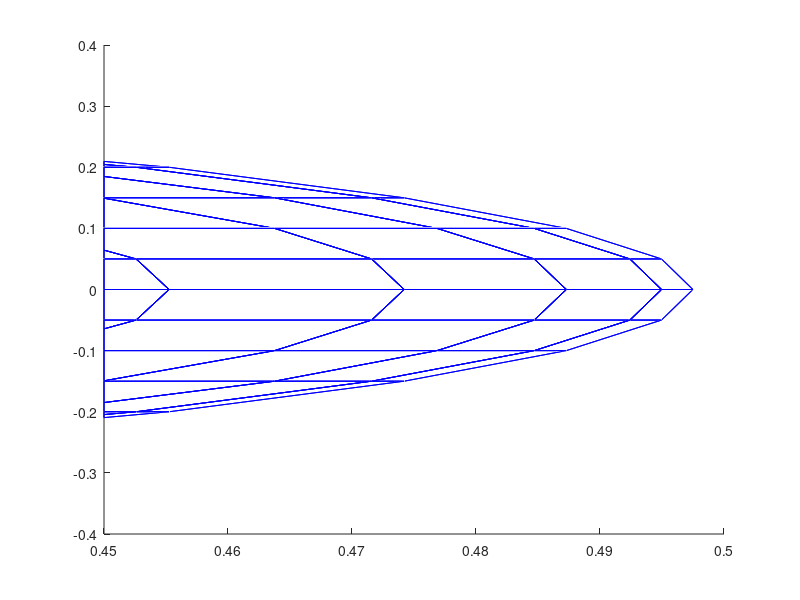

Here is the MATLAB script that generated this plot:
 %----- PLIC for cell       18219  defined by points: 
 Interface=[
  0.450000000000000      -0.200000000000000      -6.438247119707088E-002
  0.450000000000000      -0.204627868408133      -5.000000000000004E-002
  0.452590287367370      -0.200000000000000      -5.000000000000004E-002
  0.450000000000000      -0.200000000000000      -6.438247119707088E-002
 ]
 line(Interface(:,1),Interface(:,2),Interface(:,3),'color','b')
 %----- PLIC for cell       18220  defined by points: 
 Interface=[
  0.450000000000000      -0.204627868408133      -5.000000000000004E-002
  0.450000000000000      -0.209594038886614       0.000000000000000E+000
  0.455245452360043      -0.200000000000000       0.000000000000000E+000
  0.452590287367370      -0.200000000000000      -5.000000000000004E-002
  0.450000000000000      -0.204627868408133      -5.000000000000004E-002
 ]
 line(Interface(:,1),Interface(:,2),Interface(:,3),'color','b')
 %----- PLIC for cell       18221  defined by points: 
 Interface=[
  0.450000000000000      -0.209594038886614       0.000000000000000E+000
  0.450000000000000      -0.204627868408133       5.000000000000004E-002
  0.452590287367371      -0.200000000000000       5.000000000000004E-002
  0.455245452360043      -0.200000000000000       0.000000000000000E+000
  0.450000000000000      -0.209594038886614       0.000000000000000E+000
 ]
 line(Interface(:,1),Interface(:,2),Interface(:,3),'color','b')
 %----- PLIC for cell       18222  defined by points: 
 Interface=[
  0.450000000000000      -0.204627868408133       5.000000000000004E-002
  0.450000000000000      -0.200000000000000       6.438247119707119E-002
  0.452590287367371      -0.200000000000000       5.000000000000004E-002
  0.450000000000000      -0.204627868408133       5.000000000000004E-002
 ]
 line(Interface(:,1),Interface(:,2),Interface(:,3),'color','b')
 %----- PLIC for cell       18258  defined by points: 
 Interface=[
  0.450000000000000      -0.150000000000000      -0.149373370387785     
  0.450000000000000      -0.184950369597684      -0.100000000000000     
  0.463760521238391      -0.150000000000000      -0.100000000000000     
  0.450000000000000      -0.150000000000000      -0.149373370387785     
 ]
 line(Interface(:,1),Interface(:,2),Interface(:,3),'color','b')
 %----- PLIC for cell       18259  defined by points: 
 Interface=[
  0.450000000000000      -0.184950369597684      -0.100000000000000     
  0.450000000000000      -0.200000000000000      -6.438247119707088E-002
  0.452590287367370      -0.200000000000000      -5.000000000000004E-002
  0.471583275422333      -0.150000000000000      -5.000000000000004E-002
  0.463760521238391      -0.150000000000000      -0.100000000000000     
  0.450000000000000      -0.184950369597684      -0.100000000000000     
 ]
 line(Interface(:,1),Interface(:,2),Interface(:,3),'color','b')
 %----- PLIC for cell       18260  defined by points: 
 Interface=[
  0.452590287367370      -0.200000000000000      -5.000000000000004E-002
  0.455245452360043      -0.200000000000000       0.000000000000000E+000
  0.474204926714668      -0.150000000000000       0.000000000000000E+000
  0.471583275422333      -0.150000000000000      -5.000000000000004E-002
  0.452590287367370      -0.200000000000000      -5.000000000000004E-002
 ]
 line(Interface(:,1),Interface(:,2),Interface(:,3),'color','b')
 %----- PLIC for cell       18261  defined by points: 
 Interface=[
  0.455245452360043      -0.200000000000000       0.000000000000000E+000
  0.452590287367371      -0.200000000000000       5.000000000000004E-002
  0.471583275422333      -0.150000000000000       5.000000000000004E-002
  0.474204926714668      -0.150000000000000       0.000000000000000E+000
  0.455245452360043      -0.200000000000000       0.000000000000000E+000
 ]
 line(Interface(:,1),Interface(:,2),Interface(:,3),'color','b')
 %----- PLIC for cell       18262  defined by points: 
 Interface=[
  0.450000000000000      -0.200000000000000       6.438247119707119E-002
  0.450000000000000      -0.184950369597685       0.100000000000000     
  0.463760521238391      -0.150000000000000       0.100000000000000     
  0.471583275422333      -0.150000000000000       5.000000000000004E-002
  0.452590287367371      -0.200000000000000       5.000000000000004E-002
  0.450000000000000      -0.200000000000000       6.438247119707119E-002
 ]
 line(Interface(:,1),Interface(:,2),Interface(:,3),'color','b')
 %----- PLIC for cell       18263  defined by points: 
 Interface=[
  0.450000000000000      -0.184950369597685       0.100000000000000     
  0.450000000000000      -0.150000000000000       0.149373370387785     
  0.463760521238391      -0.150000000000000       0.100000000000000     
  0.450000000000000      -0.184950369597685       0.100000000000000     
 ]
 line(Interface(:,1),Interface(:,2),Interface(:,3),'color','b')
 %----- PLIC for cell       18297  defined by points: 
 Interface=[
  0.450000000000000      -0.100000000000000      -0.184950369597684     
  0.450000000000000      -0.149373370387785      -0.150000000000000     
  0.463760521238391      -0.100000000000000      -0.150000000000000     
  0.450000000000000      -0.100000000000000      -0.184950369597684     
 ]
 line(Interface(:,1),Interface(:,2),Interface(:,3),'color','b')
 %----- PLIC for cell       18298  defined by points: 
 Interface=[
  0.450000000000000      -0.149373370387785      -0.150000000000000     
  0.450000000000000      -0.150000000000000      -0.149373370387785     
  0.463760521238391      -0.150000000000000      -0.100000000000000     
  0.476849661918288      -0.100000000000000      -0.100000000000000     
  0.463760521238391      -0.100000000000000      -0.150000000000000     
  0.450000000000000      -0.149373370387785      -0.150000000000000     
 ]
 line(Interface(:,1),Interface(:,2),Interface(:,3),'color','b')
 %----- PLIC for cell       18299  defined by points: 
 Interface=[
  0.463760521238391      -0.150000000000000      -0.100000000000000     
  0.471583275422333      -0.150000000000000      -5.000000000000004E-002
  0.484695365725372      -0.100000000000000      -5.000000000000004E-002
  0.476849661918288      -0.100000000000000      -0.100000000000000     
  0.463760521238391      -0.150000000000000      -0.100000000000000     
 ]
 line(Interface(:,1),Interface(:,2),Interface(:,3),'color','b')
 %----- PLIC for cell       18300  defined by points: 
 Interface=[
  0.471583275422333      -0.150000000000000      -5.000000000000004E-002
  0.474204926714668      -0.150000000000000       0.000000000000000E+000
  0.487281880838974      -0.100000000000000       0.000000000000000E+000
  0.484695365725372      -0.100000000000000      -5.000000000000004E-002
  0.471583275422333      -0.150000000000000      -5.000000000000004E-002
 ]
 line(Interface(:,1),Interface(:,2),Interface(:,3),'color','b')
 %----- PLIC for cell       18301  defined by points: 
 Interface=[
  0.474204926714668      -0.150000000000000       0.000000000000000E+000
  0.471583275422333      -0.150000000000000       5.000000000000004E-002
  0.484695365725372      -0.100000000000000       5.000000000000004E-002
  0.487281880838974      -0.100000000000000       0.000000000000000E+000
  0.474204926714668      -0.150000000000000       0.000000000000000E+000
 ]
 line(Interface(:,1),Interface(:,2),Interface(:,3),'color','b')
 %----- PLIC for cell       18302  defined by points: 
 Interface=[
  0.471583275422333      -0.150000000000000       5.000000000000004E-002
  0.463760521238391      -0.150000000000000       0.100000000000000     
  0.476849661918288      -0.100000000000000       0.100000000000000     
  0.484695365725372      -0.100000000000000       5.000000000000004E-002
  0.471583275422333      -0.150000000000000       5.000000000000004E-002
 ]
 line(Interface(:,1),Interface(:,2),Interface(:,3),'color','b')
 %----- PLIC for cell       18303  defined by points: 
 Interface=[
  0.450000000000000      -0.150000000000000       0.149373370387785     
  0.450000000000000      -0.149373370387785       0.150000000000000     
  0.463760521238391      -0.100000000000000       0.150000000000000     
  0.476849661918288      -0.100000000000000       0.100000000000000     
  0.463760521238391      -0.150000000000000       0.100000000000000     
  0.450000000000000      -0.150000000000000       0.149373370387785     
 ]
 line(Interface(:,1),Interface(:,2),Interface(:,3),'color','b')
 %----- PLIC for cell       18304  defined by points: 
 Interface=[
  0.450000000000000      -0.149373370387785       0.150000000000000     
  0.450000000000000      -0.100000000000000       0.184950369597685     
  0.463760521238391      -0.100000000000000       0.150000000000000     
  0.450000000000000      -0.149373370387785       0.150000000000000     
 ]
 line(Interface(:,1),Interface(:,2),Interface(:,3),'color','b')
 %----- PLIC for cell       18336  defined by points: 
 Interface=[
  0.450000000000000      -5.000000000000004E-002 -0.204627868408133     
  0.450000000000000      -6.438247119707102E-002 -0.200000000000000     
  0.452590287367371      -5.000000000000004E-002 -0.200000000000000     
  0.450000000000000      -5.000000000000004E-002 -0.204627868408133     
 ]
 line(Interface(:,1),Interface(:,2),Interface(:,3),'color','b')
 %----- PLIC for cell       18337  defined by points: 
 Interface=[
  0.450000000000000      -6.438247119707102E-002 -0.200000000000000     
  0.450000000000000      -0.100000000000000      -0.184950369597684     
  0.463760521238391      -0.100000000000000      -0.150000000000000     
  0.471583275422333      -5.000000000000004E-002 -0.150000000000000     
  0.452590287367371      -5.000000000000004E-002 -0.200000000000000     
  0.450000000000000      -6.438247119707102E-002 -0.200000000000000     
 ]
 line(Interface(:,1),Interface(:,2),Interface(:,3),'color','b')
 %----- PLIC for cell       18338  defined by points: 
 Interface=[
  0.463760521238391      -0.100000000000000      -0.150000000000000     
  0.476849661918288      -0.100000000000000      -0.100000000000000     
  0.484695365725372      -5.000000000000004E-002 -0.100000000000000     
  0.471583275422333      -5.000000000000004E-002 -0.150000000000000     
  0.463760521238391      -0.100000000000000      -0.150000000000000     
 ]
 line(Interface(:,1),Interface(:,2),Interface(:,3),'color','b')
 %----- PLIC for cell       18339  defined by points: 
 Interface=[
  0.476849661918288      -0.100000000000000      -0.100000000000000     
  0.484695365725372      -0.100000000000000      -5.000000000000004E-002
  0.492413236246369      -5.000000000000004E-002 -5.000000000000004E-002
  0.484695365725372      -5.000000000000004E-002 -0.100000000000000     
  0.476849661918288      -0.100000000000000      -0.100000000000000     
 ]
 line(Interface(:,1),Interface(:,2),Interface(:,3),'color','b')
 %----- PLIC for cell       18340  defined by points: 
 Interface=[
  0.484695365725372      -0.100000000000000      -5.000000000000004E-002
  0.487281880838974      -0.100000000000000       0.000000000000000E+000
  0.494958539389773      -5.000000000000004E-002  0.000000000000000E+000
  0.492413236246369      -5.000000000000004E-002 -5.000000000000004E-002
  0.484695365725372      -0.100000000000000      -5.000000000000004E-002
 ]
 line(Interface(:,1),Interface(:,2),Interface(:,3),'color','b')
 %----- PLIC for cell       18341  defined by points: 
 Interface=[
  0.487281880838974      -0.100000000000000       0.000000000000000E+000
  0.484695365725372      -0.100000000000000       5.000000000000004E-002
  0.492413236246369      -5.000000000000004E-002  5.000000000000004E-002
  0.494958539389773      -5.000000000000004E-002  0.000000000000000E+000
  0.487281880838974      -0.100000000000000       0.000000000000000E+000
 ]
 line(Interface(:,1),Interface(:,2),Interface(:,3),'color','b')
 %----- PLIC for cell       18342  defined by points: 
 Interface=[
  0.484695365725372      -0.100000000000000       5.000000000000004E-002
  0.476849661918288      -0.100000000000000       0.100000000000000     
  0.484695365725372      -5.000000000000004E-002  0.100000000000000     
  0.492413236246369      -5.000000000000004E-002  5.000000000000004E-002
  0.484695365725372      -0.100000000000000       5.000000000000004E-002
 ]
 line(Interface(:,1),Interface(:,2),Interface(:,3),'color','b')
 %----- PLIC for cell       18343  defined by points: 
 Interface=[
  0.476849661918288      -0.100000000000000       0.100000000000000     
  0.463760521238391      -0.100000000000000       0.150000000000000     
  0.471583275422333      -5.000000000000004E-002  0.150000000000000     
  0.484695365725372      -5.000000000000004E-002  0.100000000000000     
  0.476849661918288      -0.100000000000000       0.100000000000000     
 ]
 line(Interface(:,1),Interface(:,2),Interface(:,3),'color','b')
 %----- PLIC for cell       18344  defined by points: 
 Interface=[
  0.450000000000000      -0.100000000000000       0.184950369597685     
  0.450000000000000      -6.438247119707130E-002  0.200000000000000     
  0.452590287367371      -5.000000000000004E-002  0.200000000000000     
  0.471583275422333      -5.000000000000004E-002  0.150000000000000     
  0.463760521238391      -0.100000000000000       0.150000000000000     
  0.450000000000000      -0.100000000000000       0.184950369597685     
 ]
 line(Interface(:,1),Interface(:,2),Interface(:,3),'color','b')
 %----- PLIC for cell       18345  defined by points: 
 Interface=[
  0.450000000000000      -6.438247119707130E-002  0.200000000000000     
  0.450000000000000      -5.000000000000004E-002  0.204627868408133     
  0.452590287367371      -5.000000000000004E-002  0.200000000000000     
  0.450000000000000      -6.438247119707130E-002  0.200000000000000     
 ]
 line(Interface(:,1),Interface(:,2),Interface(:,3),'color','b')
 %----- PLIC for cell       18376  defined by points: 
 Interface=[
  0.450000000000000       0.000000000000000E+000 -0.209594038886614     
  0.450000000000000      -5.000000000000004E-002 -0.204627868408133     
  0.452590287367371      -5.000000000000004E-002 -0.200000000000000     
  0.455245452360043       0.000000000000000E+000 -0.200000000000000     
  0.450000000000000       0.000000000000000E+000 -0.209594038886614     
 ]
 line(Interface(:,1),Interface(:,2),Interface(:,3),'color','b')
 %----- PLIC for cell       18377  defined by points: 
 Interface=[
  0.452590287367371      -5.000000000000004E-002 -0.200000000000000     
  0.471583275422333      -5.000000000000004E-002 -0.150000000000000     
  0.474204926714668       0.000000000000000E+000 -0.150000000000000     
  0.455245452360043       0.000000000000000E+000 -0.200000000000000     
  0.452590287367371      -5.000000000000004E-002 -0.200000000000000     
 ]
 line(Interface(:,1),Interface(:,2),Interface(:,3),'color','b')
 %----- PLIC for cell       18378  defined by points: 
 Interface=[
  0.471583275422333      -5.000000000000004E-002 -0.150000000000000     
  0.484695365725372      -5.000000000000004E-002 -0.100000000000000     
  0.487281880838974       0.000000000000000E+000 -0.100000000000000     
  0.474204926714668       0.000000000000000E+000 -0.150000000000000     
  0.471583275422333      -5.000000000000004E-002 -0.150000000000000     
 ]
 line(Interface(:,1),Interface(:,2),Interface(:,3),'color','b')
 %----- PLIC for cell       18379  defined by points: 
 Interface=[
  0.484695365725372      -5.000000000000004E-002 -0.100000000000000     
  0.492413236246369      -5.000000000000004E-002 -5.000000000000004E-002
  0.494958539389773       0.000000000000000E+000 -5.000000000000004E-002
  0.487281880838974       0.000000000000000E+000 -0.100000000000000     
  0.484695365725372      -5.000000000000004E-002 -0.100000000000000     
 ]
 line(Interface(:,1),Interface(:,2),Interface(:,3),'color','b')
 %----- PLIC for cell       18380  defined by points: 
 Interface=[
  0.492413236246369      -5.000000000000004E-002 -5.000000000000004E-002
  0.494958539389773      -5.000000000000004E-002  0.000000000000000E+000
  0.497490545984301       0.000000000000000E+000  0.000000000000000E+000
  0.494958539389773       0.000000000000000E+000 -5.000000000000004E-002
  0.492413236246369      -5.000000000000004E-002 -5.000000000000004E-002
 ]
 line(Interface(:,1),Interface(:,2),Interface(:,3),'color','b')
 %----- PLIC for cell       18381  defined by points: 
 Interface=[
  0.494958539389773      -5.000000000000004E-002  0.000000000000000E+000
  0.492413236246369      -5.000000000000004E-002  5.000000000000004E-002
  0.494958539389773       0.000000000000000E+000  5.000000000000004E-002
  0.497490545984301       0.000000000000000E+000  0.000000000000000E+000
  0.494958539389773      -5.000000000000004E-002  0.000000000000000E+000
 ]
 line(Interface(:,1),Interface(:,2),Interface(:,3),'color','b')
 %----- PLIC for cell       18382  defined by points: 
 Interface=[
  0.492413236246369      -5.000000000000004E-002  5.000000000000004E-002
  0.484695365725372      -5.000000000000004E-002  0.100000000000000     
  0.487281880838974       0.000000000000000E+000  0.100000000000000     
  0.494958539389773       0.000000000000000E+000  5.000000000000004E-002
  0.492413236246369      -5.000000000000004E-002  5.000000000000004E-002
 ]
 line(Interface(:,1),Interface(:,2),Interface(:,3),'color','b')
 %----- PLIC for cell       18383  defined by points: 
 Interface=[
  0.484695365725372      -5.000000000000004E-002  0.100000000000000     
  0.471583275422333      -5.000000000000004E-002  0.150000000000000     
  0.474204926714668       0.000000000000000E+000  0.150000000000000     
  0.487281880838974       0.000000000000000E+000  0.100000000000000     
  0.484695365725372      -5.000000000000004E-002  0.100000000000000     
 ]
 line(Interface(:,1),Interface(:,2),Interface(:,3),'color','b')
 %----- PLIC for cell       18384  defined by points: 
 Interface=[
  0.471583275422333      -5.000000000000004E-002  0.150000000000000     
  0.452590287367371      -5.000000000000004E-002  0.200000000000000     
  0.455245452360043       0.000000000000000E+000  0.200000000000000     
  0.474204926714668       0.000000000000000E+000  0.150000000000000     
  0.471583275422333      -5.000000000000004E-002  0.150000000000000     
 ]
 line(Interface(:,1),Interface(:,2),Interface(:,3),'color','b')
 %----- PLIC for cell       18385  defined by points: 
 Interface=[
  0.450000000000000      -5.000000000000004E-002  0.204627868408133     
  0.450000000000000       0.000000000000000E+000  0.209594038886614     
  0.455245452360043       0.000000000000000E+000  0.200000000000000     
  0.452590287367371      -5.000000000000004E-002  0.200000000000000     
  0.450000000000000      -5.000000000000004E-002  0.204627868408133     
 ]
 line(Interface(:,1),Interface(:,2),Interface(:,3),'color','b')
 %----- PLIC for cell       18416  defined by points: 
 Interface=[
  0.450000000000000       5.000000000000004E-002 -0.204627868408133     
  0.450000000000000       0.000000000000000E+000 -0.209594038886614     
  0.455245452360043       0.000000000000000E+000 -0.200000000000000     
  0.452590287367371       5.000000000000004E-002 -0.200000000000000     
  0.450000000000000       5.000000000000004E-002 -0.204627868408133     
 ]
 line(Interface(:,1),Interface(:,2),Interface(:,3),'color','b')
 %----- PLIC for cell       18417  defined by points: 
 Interface=[
  0.455245452360043       0.000000000000000E+000 -0.200000000000000     
  0.474204926714668       0.000000000000000E+000 -0.150000000000000     
  0.471583275422333       5.000000000000004E-002 -0.150000000000000     
  0.452590287367371       5.000000000000004E-002 -0.200000000000000     
  0.455245452360043       0.000000000000000E+000 -0.200000000000000     
 ]
 line(Interface(:,1),Interface(:,2),Interface(:,3),'color','b')
 %----- PLIC for cell       18418  defined by points: 
 Interface=[
  0.474204926714668       0.000000000000000E+000 -0.150000000000000     
  0.487281880838974       0.000000000000000E+000 -0.100000000000000     
  0.484695365725372       5.000000000000004E-002 -0.100000000000000     
  0.471583275422333       5.000000000000004E-002 -0.150000000000000     
  0.474204926714668       0.000000000000000E+000 -0.150000000000000     
 ]
 line(Interface(:,1),Interface(:,2),Interface(:,3),'color','b')
 %----- PLIC for cell       18419  defined by points: 
 Interface=[
  0.487281880838974       0.000000000000000E+000 -0.100000000000000     
  0.494958539389773       0.000000000000000E+000 -5.000000000000004E-002
  0.492413236246369       5.000000000000004E-002 -5.000000000000004E-002
  0.484695365725372       5.000000000000004E-002 -0.100000000000000     
  0.487281880838974       0.000000000000000E+000 -0.100000000000000     
 ]
 line(Interface(:,1),Interface(:,2),Interface(:,3),'color','b')
 %----- PLIC for cell       18420  defined by points: 
 Interface=[
  0.494958539389773       0.000000000000000E+000 -5.000000000000004E-002
  0.497490545984301       0.000000000000000E+000  0.000000000000000E+000
  0.494958539389773       5.000000000000004E-002  0.000000000000000E+000
  0.492413236246369       5.000000000000004E-002 -5.000000000000004E-002
  0.494958539389773       0.000000000000000E+000 -5.000000000000004E-002
 ]
 line(Interface(:,1),Interface(:,2),Interface(:,3),'color','b')
 %----- PLIC for cell       18421  defined by points: 
 Interface=[
  0.497490545984301       0.000000000000000E+000  0.000000000000000E+000
  0.494958539389773       0.000000000000000E+000  5.000000000000004E-002
  0.492413236246369       5.000000000000004E-002  5.000000000000004E-002
  0.494958539389773       5.000000000000004E-002  0.000000000000000E+000
  0.497490545984301       0.000000000000000E+000  0.000000000000000E+000
 ]
 line(Interface(:,1),Interface(:,2),Interface(:,3),'color','b')
 %----- PLIC for cell       18422  defined by points: 
 Interface=[
  0.494958539389773       0.000000000000000E+000  5.000000000000004E-002
  0.487281880838974       0.000000000000000E+000  0.100000000000000     
  0.484695365725372       5.000000000000004E-002  0.100000000000000     
  0.492413236246369       5.000000000000004E-002  5.000000000000004E-002
  0.494958539389773       0.000000000000000E+000  5.000000000000004E-002
 ]
 line(Interface(:,1),Interface(:,2),Interface(:,3),'color','b')
 %----- PLIC for cell       18423  defined by points: 
 Interface=[
  0.487281880838974       0.000000000000000E+000  0.100000000000000     
  0.474204926714668       0.000000000000000E+000  0.150000000000000     
  0.471583275422333       5.000000000000004E-002  0.150000000000000     
  0.484695365725372       5.000000000000004E-002  0.100000000000000     
  0.487281880838974       0.000000000000000E+000  0.100000000000000     
 ]
 line(Interface(:,1),Interface(:,2),Interface(:,3),'color','b')
 %----- PLIC for cell       18424  defined by points: 
 Interface=[
  0.474204926714668       0.000000000000000E+000  0.150000000000000     
  0.455245452360043       0.000000000000000E+000  0.200000000000000     
  0.452590287367370       5.000000000000004E-002  0.200000000000000     
  0.471583275422333       5.000000000000004E-002  0.150000000000000     
  0.474204926714668       0.000000000000000E+000  0.150000000000000     
 ]
 line(Interface(:,1),Interface(:,2),Interface(:,3),'color','b')
 %----- PLIC for cell       18425  defined by points: 
 Interface=[
  0.450000000000000       0.000000000000000E+000  0.209594038886614     
  0.450000000000000       5.000000000000004E-002  0.204627868408133     
  0.452590287367370       5.000000000000004E-002  0.200000000000000     
  0.455245452360043       0.000000000000000E+000  0.200000000000000     
  0.450000000000000       0.000000000000000E+000  0.209594038886614     
 ]
 line(Interface(:,1),Interface(:,2),Interface(:,3),'color','b')
 %----- PLIC for cell       18456  defined by points: 
 Interface=[
  0.450000000000000       6.438247119707116E-002 -0.200000000000000     
  0.450000000000000       5.000000000000004E-002 -0.204627868408133     
  0.452590287367371       5.000000000000004E-002 -0.200000000000000     
  0.450000000000000       6.438247119707116E-002 -0.200000000000000     
 ]
 line(Interface(:,1),Interface(:,2),Interface(:,3),'color','b')
 %----- PLIC for cell       18457  defined by points: 
 Interface=[
  0.450000000000000       0.100000000000000      -0.184950369597685     
  0.450000000000000       6.438247119707116E-002 -0.200000000000000     
  0.452590287367371       5.000000000000004E-002 -0.200000000000000     
  0.471583275422333       5.000000000000004E-002 -0.150000000000000     
  0.463760521238391       0.100000000000000      -0.150000000000000     
  0.450000000000000       0.100000000000000      -0.184950369597685     
 ]
 line(Interface(:,1),Interface(:,2),Interface(:,3),'color','b')
 %----- PLIC for cell       18458  defined by points: 
 Interface=[
  0.471583275422333       5.000000000000004E-002 -0.150000000000000     
  0.484695365725372       5.000000000000004E-002 -0.100000000000000     
  0.476849661918288       0.100000000000000      -0.100000000000000     
  0.463760521238391       0.100000000000000      -0.150000000000000     
  0.471583275422333       5.000000000000004E-002 -0.150000000000000     
 ]
 line(Interface(:,1),Interface(:,2),Interface(:,3),'color','b')
 %----- PLIC for cell       18459  defined by points: 
 Interface=[
  0.484695365725372       5.000000000000004E-002 -0.100000000000000     
  0.492413236246369       5.000000000000004E-002 -5.000000000000004E-002
  0.484695365725372       0.100000000000000      -5.000000000000004E-002
  0.476849661918288       0.100000000000000      -0.100000000000000     
  0.484695365725372       5.000000000000004E-002 -0.100000000000000     
 ]
 line(Interface(:,1),Interface(:,2),Interface(:,3),'color','b')
 %----- PLIC for cell       18460  defined by points: 
 Interface=[
  0.492413236246369       5.000000000000004E-002 -5.000000000000004E-002
  0.494958539389773       5.000000000000004E-002  0.000000000000000E+000
  0.487281880838974       0.100000000000000       0.000000000000000E+000
  0.484695365725372       0.100000000000000      -5.000000000000004E-002
  0.492413236246369       5.000000000000004E-002 -5.000000000000004E-002
 ]
 line(Interface(:,1),Interface(:,2),Interface(:,3),'color','b')
 %----- PLIC for cell       18461  defined by points: 
 Interface=[
  0.494958539389773       5.000000000000004E-002  0.000000000000000E+000
  0.492413236246369       5.000000000000004E-002  5.000000000000004E-002
  0.484695365725372       0.100000000000000       5.000000000000004E-002
  0.487281880838974       0.100000000000000       0.000000000000000E+000
  0.494958539389773       5.000000000000004E-002  0.000000000000000E+000
 ]
 line(Interface(:,1),Interface(:,2),Interface(:,3),'color','b')
 %----- PLIC for cell       18462  defined by points: 
 Interface=[
  0.492413236246369       5.000000000000004E-002  5.000000000000004E-002
  0.484695365725372       5.000000000000004E-002  0.100000000000000     
  0.476849661918288       0.100000000000000       0.100000000000000     
  0.484695365725372       0.100000000000000       5.000000000000004E-002
  0.492413236246369       5.000000000000004E-002  5.000000000000004E-002
 ]
 line(Interface(:,1),Interface(:,2),Interface(:,3),'color','b')
 %----- PLIC for cell       18463  defined by points: 
 Interface=[
  0.484695365725372       5.000000000000004E-002  0.100000000000000     
  0.471583275422333       5.000000000000004E-002  0.150000000000000     
  0.463760521238391       0.100000000000000       0.150000000000000     
  0.476849661918288       0.100000000000000       0.100000000000000     
  0.484695365725372       5.000000000000004E-002  0.100000000000000     
 ]
 line(Interface(:,1),Interface(:,2),Interface(:,3),'color','b')
 %----- PLIC for cell       18464  defined by points: 
 Interface=[
  0.450000000000000       6.438247119707116E-002  0.200000000000000     
  0.450000000000000       0.100000000000000       0.184950369597685     
  0.463760521238391       0.100000000000000       0.150000000000000     
  0.471583275422333       5.000000000000004E-002  0.150000000000000     
  0.452590287367370       5.000000000000004E-002  0.200000000000000     
  0.450000000000000       6.438247119707116E-002  0.200000000000000     
 ]
 line(Interface(:,1),Interface(:,2),Interface(:,3),'color','b')
 %----- PLIC for cell       18465  defined by points: 
 Interface=[
  0.450000000000000       5.000000000000004E-002  0.204627868408133     
  0.450000000000000       6.438247119707116E-002  0.200000000000000     
  0.452590287367370       5.000000000000004E-002  0.200000000000000     
  0.450000000000000       5.000000000000004E-002  0.204627868408133     
 ]
 line(Interface(:,1),Interface(:,2),Interface(:,3),'color','b')
 %----- PLIC for cell       18497  defined by points: 
 Interface=[
  0.450000000000000       0.149373370387785      -0.150000000000000     
  0.450000000000000       0.100000000000000      -0.184950369597685     
  0.463760521238391       0.100000000000000      -0.150000000000000     
  0.450000000000000       0.149373370387785      -0.150000000000000     
 ]
 line(Interface(:,1),Interface(:,2),Interface(:,3),'color','b')
 %----- PLIC for cell       18498  defined by points: 
 Interface=[
  0.450000000000000       0.150000000000000      -0.149373370387785     
  0.450000000000000       0.149373370387785      -0.150000000000000     
  0.463760521238391       0.100000000000000      -0.150000000000000     
  0.476849661918288       0.100000000000000      -0.100000000000000     
  0.463760521238391       0.150000000000000      -0.100000000000000     
  0.450000000000000       0.150000000000000      -0.149373370387785     
 ]
 line(Interface(:,1),Interface(:,2),Interface(:,3),'color','b')
 %----- PLIC for cell       18499  defined by points: 
 Interface=[
  0.476849661918288       0.100000000000000      -0.100000000000000     
  0.484695365725372       0.100000000000000      -5.000000000000004E-002
  0.471583275422333       0.150000000000000      -5.000000000000004E-002
  0.463760521238391       0.150000000000000      -0.100000000000000     
  0.476849661918288       0.100000000000000      -0.100000000000000     
 ]
 line(Interface(:,1),Interface(:,2),Interface(:,3),'color','b')
 %----- PLIC for cell       18500  defined by points: 
 Interface=[
  0.484695365725372       0.100000000000000      -5.000000000000004E-002
  0.487281880838974       0.100000000000000       0.000000000000000E+000
  0.474204926714668       0.150000000000000       0.000000000000000E+000
  0.471583275422333       0.150000000000000      -5.000000000000004E-002
  0.484695365725372       0.100000000000000      -5.000000000000004E-002
 ]
 line(Interface(:,1),Interface(:,2),Interface(:,3),'color','b')
 %----- PLIC for cell       18501  defined by points: 
 Interface=[
  0.487281880838974       0.100000000000000       0.000000000000000E+000
  0.484695365725372       0.100000000000000       5.000000000000004E-002
  0.471583275422333       0.150000000000000       5.000000000000004E-002
  0.474204926714668       0.150000000000000       0.000000000000000E+000
  0.487281880838974       0.100000000000000       0.000000000000000E+000
 ]
 line(Interface(:,1),Interface(:,2),Interface(:,3),'color','b')
 %----- PLIC for cell       18502  defined by points: 
 Interface=[
  0.484695365725372       0.100000000000000       5.000000000000004E-002
  0.476849661918288       0.100000000000000       0.100000000000000     
  0.463760521238391       0.150000000000000       0.100000000000000     
  0.471583275422333       0.150000000000000       5.000000000000004E-002
  0.484695365725372       0.100000000000000       5.000000000000004E-002
 ]
 line(Interface(:,1),Interface(:,2),Interface(:,3),'color','b')
 %----- PLIC for cell       18503  defined by points: 
 Interface=[
  0.450000000000000       0.149373370387786       0.150000000000000     
  0.450000000000000       0.150000000000000       0.149373370387786     
  0.463760521238391       0.150000000000000       0.100000000000000     
  0.476849661918288       0.100000000000000       0.100000000000000     
  0.463760521238391       0.100000000000000       0.150000000000000     
  0.450000000000000       0.149373370387786       0.150000000000000     
 ]
 line(Interface(:,1),Interface(:,2),Interface(:,3),'color','b')
 %----- PLIC for cell       18504  defined by points: 
 Interface=[
  0.450000000000000       0.100000000000000       0.184950369597685     
  0.450000000000000       0.149373370387786       0.150000000000000     
  0.463760521238391       0.100000000000000       0.150000000000000     
  0.450000000000000       0.100000000000000       0.184950369597685     
 ]
 line(Interface(:,1),Interface(:,2),Interface(:,3),'color','b')
 %----- PLIC for cell       18538  defined by points: 
 Interface=[
  0.450000000000000       0.184950369597684      -0.100000000000000     
  0.450000000000000       0.150000000000000      -0.149373370387785     
  0.463760521238391       0.150000000000000      -0.100000000000000     
  0.450000000000000       0.184950369597684      -0.100000000000000     
 ]
 line(Interface(:,1),Interface(:,2),Interface(:,3),'color','b')
 %----- PLIC for cell       18539  defined by points: 
 Interface=[
  0.450000000000000       0.200000000000000      -6.438247119707130E-002
  0.450000000000000       0.184950369597684      -0.100000000000000     
  0.463760521238391       0.150000000000000      -0.100000000000000     
  0.471583275422333       0.150000000000000      -5.000000000000004E-002
  0.452590287367371       0.200000000000000      -5.000000000000004E-002
  0.450000000000000       0.200000000000000      -6.438247119707130E-002
 ]
 line(Interface(:,1),Interface(:,2),Interface(:,3),'color','b')
 %----- PLIC for cell       18540  defined by points: 
 Interface=[
  0.471583275422333       0.150000000000000      -5.000000000000004E-002
  0.474204926714668       0.150000000000000       0.000000000000000E+000
  0.455245452360043       0.200000000000000       0.000000000000000E+000
  0.452590287367371       0.200000000000000      -5.000000000000004E-002
  0.471583275422333       0.150000000000000      -5.000000000000004E-002
 ]
 line(Interface(:,1),Interface(:,2),Interface(:,3),'color','b')
 %----- PLIC for cell       18541  defined by points: 
 Interface=[
  0.474204926714668       0.150000000000000       0.000000000000000E+000
  0.471583275422333       0.150000000000000       5.000000000000004E-002
  0.452590287367370       0.200000000000000       5.000000000000004E-002
  0.455245452360043       0.200000000000000       0.000000000000000E+000
  0.474204926714668       0.150000000000000       0.000000000000000E+000
 ]
 line(Interface(:,1),Interface(:,2),Interface(:,3),'color','b')
 %----- PLIC for cell       18542  defined by points: 
 Interface=[
  0.450000000000000       0.184950369597685       0.100000000000000     
  0.450000000000000       0.200000000000000       6.438247119707104E-002
  0.452590287367370       0.200000000000000       5.000000000000004E-002
  0.471583275422333       0.150000000000000       5.000000000000004E-002
  0.463760521238391       0.150000000000000       0.100000000000000     
  0.450000000000000       0.184950369597685       0.100000000000000     
 ]
 line(Interface(:,1),Interface(:,2),Interface(:,3),'color','b')
 %----- PLIC for cell       18543  defined by points: 
 Interface=[
  0.450000000000000       0.150000000000000       0.149373370387786     
  0.450000000000000       0.184950369597685       0.100000000000000     
  0.463760521238391       0.150000000000000       0.100000000000000     
  0.450000000000000       0.150000000000000       0.149373370387786     
 ]
 line(Interface(:,1),Interface(:,2),Interface(:,3),'color','b')
 %----- PLIC for cell       18579  defined by points: 
 Interface=[
  0.450000000000000       0.204627868408133      -5.000000000000004E-002
  0.450000000000000       0.200000000000000      -6.438247119707130E-002
  0.452590287367371       0.200000000000000      -5.000000000000004E-002
  0.450000000000000       0.204627868408133      -5.000000000000004E-002
 ]
 line(Interface(:,1),Interface(:,2),Interface(:,3),'color','b')
 %----- PLIC for cell       18580  defined by points: 
 Interface=[
  0.450000000000000       0.209594038886614       0.000000000000000E+000
  0.450000000000000       0.204627868408133      -5.000000000000004E-002
  0.452590287367371       0.200000000000000      -5.000000000000004E-002
  0.455245452360043       0.200000000000000       0.000000000000000E+000
  0.450000000000000       0.209594038886614       0.000000000000000E+000
 ]
 line(Interface(:,1),Interface(:,2),Interface(:,3),'color','b')
 %----- PLIC for cell       18581  defined by points: 
 Interface=[
  0.450000000000000       0.204627868408133       5.000000000000004E-002
  0.450000000000000       0.209594038886614       0.000000000000000E+000
  0.455245452360043       0.200000000000000       0.000000000000000E+000
  0.452590287367370       0.200000000000000       5.000000000000004E-002
  0.450000000000000       0.204627868408133       5.000000000000004E-002
 ]
 line(Interface(:,1),Interface(:,2),Interface(:,3),'color','b')
 %----- PLIC for cell       18582  defined by points: 
 Interface=[
  0.450000000000000       0.200000000000000       6.438247119707104E-002
  0.450000000000000       0.204627868408133       5.000000000000004E-002
  0.452590287367370       0.200000000000000       5.000000000000004E-002
  0.450000000000000       0.200000000000000       6.438247119707104E-002
 ]
 line(Interface(:,1),Interface(:,2),Interface(:,3),'color','b')
